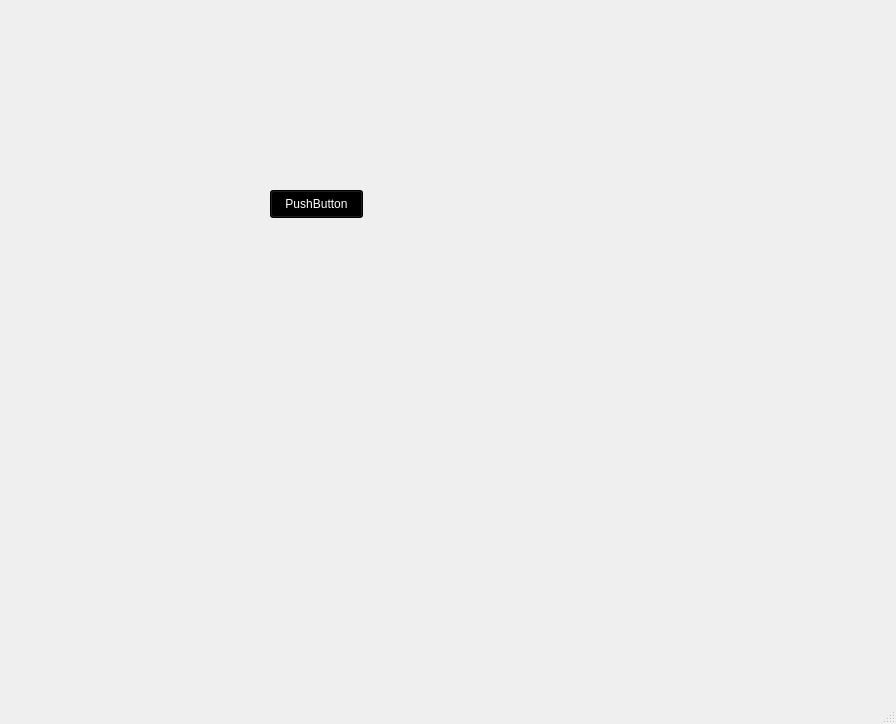
<?xml version="1.0" encoding="UTF-8"?>
<ui version="4.0">
 <class>MainWindow</class>
 <widget class="QMainWindow" name="MainWindow">
  <property name="geometry">
   <rect>
    <x>0</x>
    <y>0</y>
    <width>896</width>
    <height>724</height>
   </rect>
  </property>
  <property name="windowTitle">
   <string>MainWindow</string>
  </property>
  <widget class="QWidget" name="centralwidget">
   <widget class="QPushButton" name="pushButton">
    <property name="geometry">
     <rect>
      <x>270</x>
      <y>190</y>
      <width>93</width>
      <height>28</height>
     </rect>
    </property>
    <property name="styleSheet">
     <string notr="true">QPushButton {
color: white;
background-color: black;
}</string>
    </property>
    <property name="text">
     <string>PushButton</string>
    </property>
   </widget>
  </widget>
  <widget class="QMenuBar" name="menubar">
   <property name="geometry">
    <rect>
     <x>0</x>
     <y>0</y>
     <width>896</width>
     <height>26</height>
    </rect>
   </property>
  </widget>
  <widget class="QStatusBar" name="statusbar"/>
 </widget>
 <resources/>
 <connections/>
</ui>
